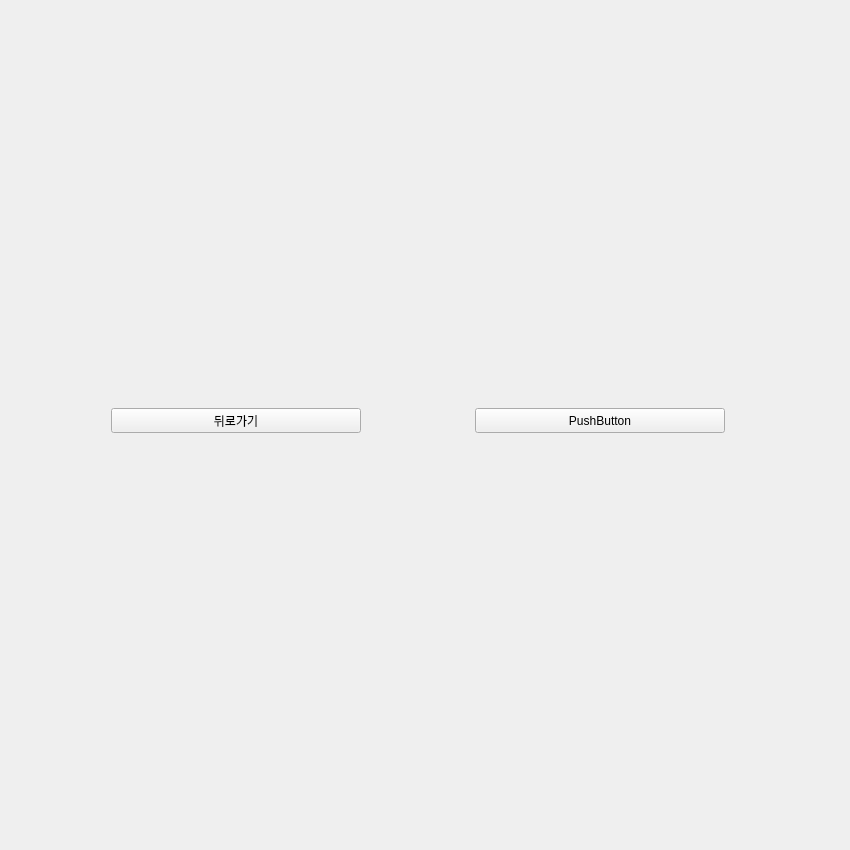
<?xml version="1.0" encoding="UTF-8"?>
<ui version="4.0">
 <class>Form</class>
 <widget class="QWidget" name="Form">
  <property name="geometry">
   <rect>
    <x>0</x>
    <y>0</y>
    <width>850</width>
    <height>850</height>
   </rect>
  </property>
  <property name="windowTitle">
   <string>Form</string>
  </property>
  <widget class="QWidget" name="verticalLayoutWidget">
   <property name="geometry">
    <rect>
     <x>3</x>
     <y>10</y>
     <width>831</width>
     <height>821</height>
    </rect>
   </property>
   <layout class="QVBoxLayout" name="verticalLayout" stretch="0,0">
    <item>
     <layout class="QGridLayout" name="gridLayout">
      <item row="0" column="0">
       <widget class="QPushButton" name="BACK_BTN">
        <property name="maximumSize">
         <size>
          <width>250</width>
          <height>25</height>
         </size>
        </property>
        <property name="text">
         <string>뒤로가기</string>
        </property>
       </widget>
      </item>
      <item row="0" column="1">
       <widget class="QPushButton" name="pushButton_3">
        <property name="maximumSize">
         <size>
          <width>250</width>
          <height>25</height>
         </size>
        </property>
        <property name="text">
         <string>PushButton</string>
        </property>
       </widget>
      </item>
     </layout>
    </item>
    <item>
     <layout class="QVBoxLayout" name="character_load_layout"/>
    </item>
   </layout>
  </widget>
 </widget>
 <resources/>
 <connections/>
</ui>
